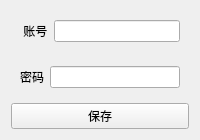
              <widget class="QWidget" name="page_account_password">
               <layout class="QVBoxLayout" name="verticalLayout_3">
                <item>
                 <widget class="QWidget" name="widget" native="true">
                  <property name="maximumSize">
                   <size>
                    <width>16777215</width>
                    <height>40</height>
                   </size>
                  </property>
                  <layout class="QHBoxLayout" name="horizontalLayout_2">
                   <item>
                    <widget class="QLabel" name="label">
                     <property name="text">
                      <string> 账号</string>
                     </property>
                    </widget>
                   </item>
                   <item>
                    <widget class="QLineEdit" name="lineEdit_ap_account"/>
                   </item>
                  </layout>
                 </widget>
                </item>
                <item>
                 <widget class="QWidget" name="widget_2" native="true">
                  <property name="maximumSize">
                   <size>
                    <width>16777215</width>
                    <height>40</height>
                   </size>
                  </property>
                  <layout class="QHBoxLayout" name="horizontalLayout">
                   <item>
                    <widget class="QLabel" name="label_2">
                     <property name="text">
                      <string>密码</string>
                     </property>
                    </widget>
                   </item>
                   <item>
                    <widget class="QLineEdit" name="lineEdit_ap_password">
                     <property name="echoMode">
                      <enum>QLineEdit::Password</enum>
                     </property>
                    </widget>
                   </item>
                  </layout>
                 </widget>
                </item>
                <item>
                 <widget class="QPushButton" name="pushButton_save_account_password">
                  <property name="text">
                   <string>保存</string>
                  </property>
                 </widget>
                </item>
               </layout>
              </widget>
